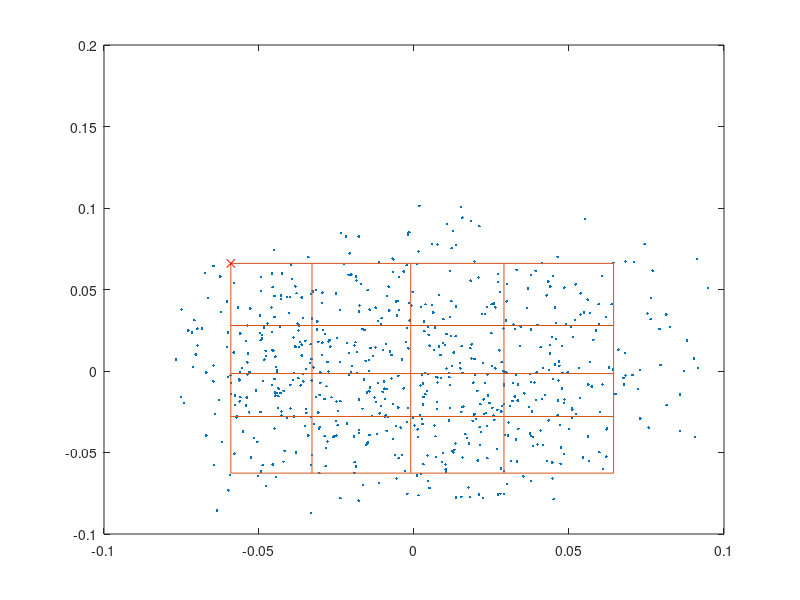

Recreate this plot in MATLAB. (Note: this script raises an error after producing the figure.)
% reproduce fig 14.23 from Hastie's book p489
% which embeds digit 3 into 2D and then samples the space
if 0
  load usps_all; % data(1:256, 1:1100, 1:10) 
  c = 3;
  n = size(data,2);
  X = double(data(:,:,c))'; % n x 256
  figure(3);clf;montageKPM(reshape(X', [16 16 n]))
else
  X = load('digits3HTF.txt'); % 658 x 256 - row order, not column!
  X = reshape(X, [658 16 16]);
  X = permute(X, [3 2 1]); % 16 x 16 x 658
  %figure(3);clf;montageKPM(X)
  X = reshape(X, [256 658])';
end


h = 16; w = 16;

% Hastie's book p489 recommends computing quantiles of ui1, ui2
% to compute the grid location to sample represenative images in latent space
mu = mean(X);
XC = X-repmat(mu,size(X,1),1);
[U,S,V] = svd(XC,0);
pc = [-U(:,1) -U(:,2)]; % to match fig 14.23 of HTF
%pc = U*S; pc = [pc(:,1) pc(:,2)];
pct1 = quantile(pc(:,1), [0.05 0.25 0.5 0.75 0.95]);
pct2 = quantile(pc(:,2), [0.05 0.25 0.5 0.75 0.95]);

figure(2);clf
figure(1);clf
plot(pc(:,1), pc(:,2), '.');
hold on
for i=1:5
  line([pct1(i) pct1(i)], [pct2(1) pct2(end)]);
  line([pct1(1) pct1(end)], [pct2(i) pct2(i)]);
end
pct2r = flipud(pct2')'; % top left image corresponds to +ve Z2
for i=1:5
  for j=1:5
    figure(1);
    x1 = pct1(j); x2 = pct2r(i);
    plot(x1, x2, 'rx');
    dst = sqdist([x1 x2]', pc');
    k = argmin(dst);
    plot(pc(k,1), pc(k,2), 'ro');
    figure(2); subplot2(5,5,i,j); hold on
    imagesc(reshape(X(k,:),[h w])); axis off; colormap(gray);
    %drawnow
    %pause
  end
end
figure(1)
if doPrintPmtk, doPrintPmtkFigures('fht14-23images'); end;
figure(2)
if doPrintPmtk, doPrintPmtkFigures('fht14-23dots'); end;
% figure(3);imagesc(reshape(X(73,:),16,16));colormap(gray)
